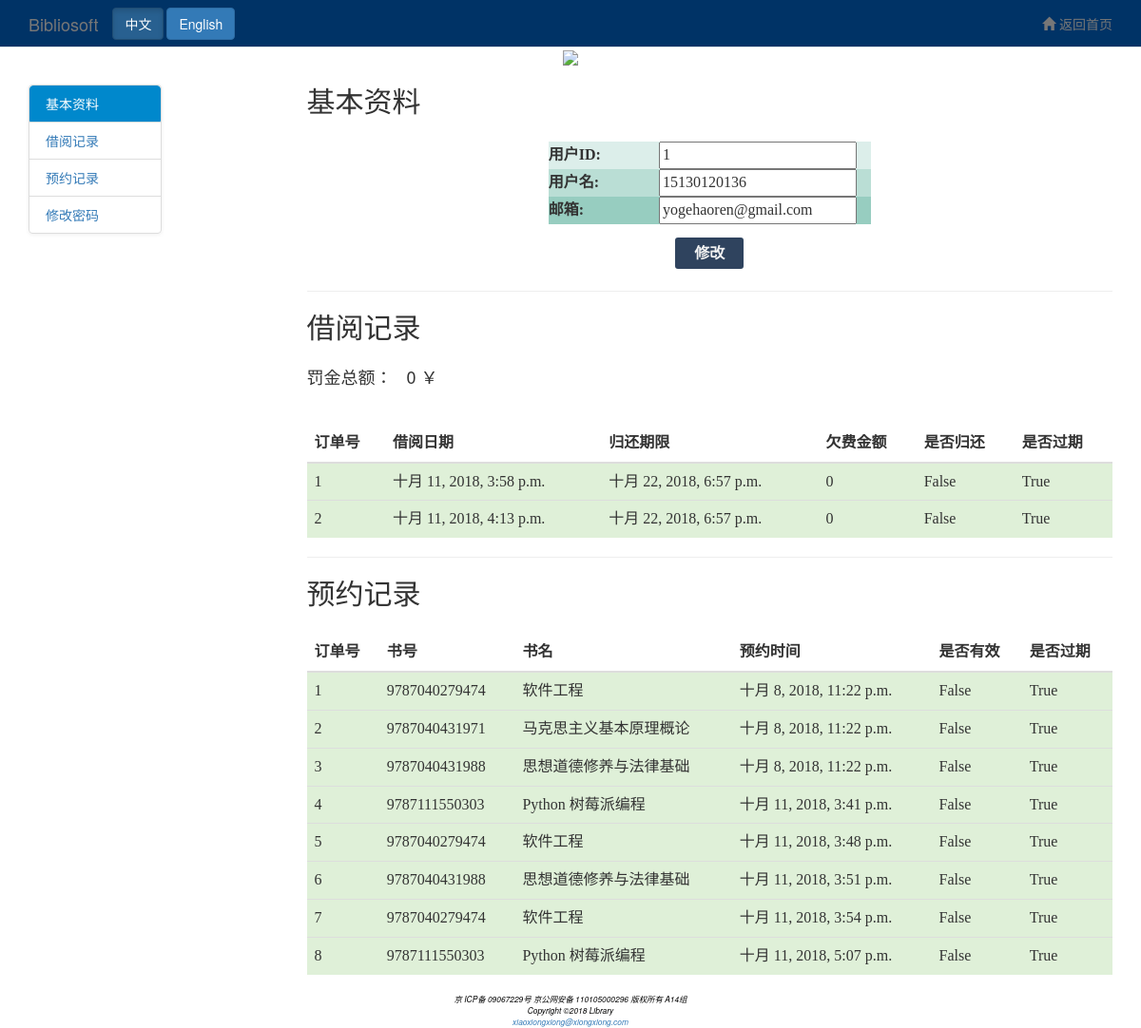
The page /user_message/ (signed in) on the database as committed earlier.
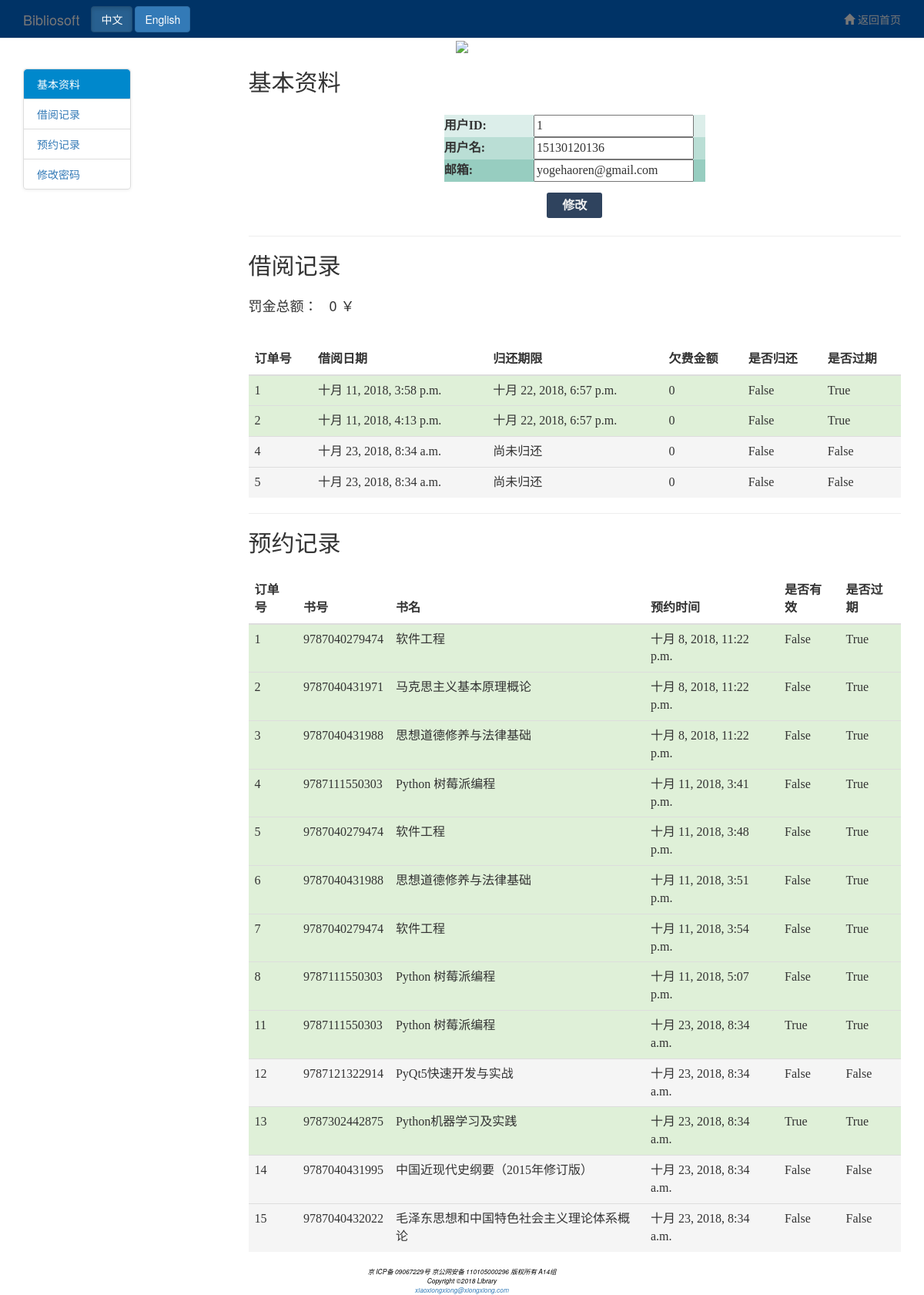
The same page on the database as committed later.
### librarian/models.py (models this page shows, shortened)
class BorrowOrder(models.Model):
    order_id = models.IntegerField(auto_created=True, primary_key=True)
    user = models.ForeignKey(User, related_name="borrow_order_user")
    book = models.ForeignKey(AllBook, related_name="borrow_order_book")
    borrow_time = models.DateTimeField(null=False)
    debt = models.IntegerField(default=0)
    return_time = models.DateTimeField(null=True)
    is_return = models.BooleanField(null=False)
    expire = models.BooleanField(default=False)
    last_count_time = models.DateTimeField(null=True)

class ReserveOrder(models.Model):
    order_id = models.IntegerField(primary_key=True)
    user = models.ForeignKey(User, related_name="reserve_order_user")
    book = models.ForeignKey(AllBook, related_name="reserve_order_book")
    isbn = models.ForeignKey(Book, related_name="reserve_order_isbn")
    borrow_time = models.DateTimeField(null=False)
    successful = models.BooleanField(null=False)
    expire = models.BooleanField(default=False)

class AllBook(models.Model):
    book_id = models.IntegerField(auto_created=True, primary_key=True)
    is_available = models.BooleanField(null=False, default=True)
    isbn = models.ForeignKey(Book, related_name="all_book_isbn")

class Book(models.Model):
    author = models.CharField(max_length=50)
    isbn = models.IntegerField(primary_key=True)
    total_num = models.IntegerField(null=False)
    available_num = models.IntegerField(null=False)
    book_name = models.CharField(max_length=100, null=False)
    type = models.CharField(max_length=20, null=False)
    place = models.CharField(max_length=50, null=False)
    image_url = models.CharField(max_length=100, default='None')
    price = models.CharField(max_length=100, default='100')

### reader/views.py (the view)
# urls.py: url(r'^user_message/$', reader_views.user_message, name="user_message"),
def user_message(request):
    username = request.session.get('username', "None")
    if username == "None":
        return HttpResponseRedirect(reverse("login"))
    try:
        user = User.objects.get(user_name=username)
        if user:
            borrow_order_list = BorrowOrder.objects.filter(user_id=user.user_id)
            reserve_order_list = ReserveOrder.objects.filter(user_id=user.user_id, )
            all_fine = 0
            for borrow_order in borrow_order_list:
                all_fine += borrow_order.debt
            return render(request, 'user_message.html', {'user_id': user.user_id,
                                                         'user_email': user.email,
                                                         'user_name': user.user_name,
                                                         'reserve_order_list': reserve_order_list,
                                                         'borrow_order_list': borrow_order_list,
                                                         'all_fine': all_fine
                                                         }
                          )
        else:
            return HttpResponseRedirect(reverse("login"))
    except:
        return HttpResponseRedirect(reverse("login"))

### reader/templates/user_message.html (shortened to what the changed rows need)
<!DOCTYPE html>
<html>
<head>
{% load i18n %}
    {% load static %}
    <link href="{% static 'css/bootstrap.min.css' %}" rel="stylesheet">
    <link href="{% static 'font/css/font-awesome.min.css' %}" rel="stylesheet">
</head>
<body data-spy="scroll" data-target="#myScrollspy">
<div class="container">
    <div class="row">
        <div class="col-xs-9 ">
            <h2 id="section-1" style="display:block; height:50px; width:350px">{% trans '基本资料' %}</h2>
	<form id="profile" class="setting-profile-form" method="POST" action=" ">
	 <table align="center"   width="40%" id="tab" >
         <tr class="t1"> <th width="30%" align="right">{% trans '用户ID' %}:</th> <td class="line30" align="center"><input align="center" type="text" value="{{ user_id  }}" name="user_id" placeholder="用户id" readonly /></td>
         <tr class="t2"> <th width="25%" align="right">{% trans '用户名' %}:</th> <td class="line30" align="center"><input  align="center" type="text" value="{{ user_name }}" name="user_name" id="user_name" placeholder="用户名" /></td>
         <tr class="t3"><th width="25%" align="right">{% trans '邮箱' %}:</th> <td class="line30" align="center"><input type="email" name="email" value="{{ user_email }}"  id="email" placeholder="邮箱"  /></td>
		</table>
    </form>
            <h2 id="section-2" style="display:block; height:50px; width:400px">{% trans  '借阅记录' %}</h2>
<table align="center" id="tab" width="300px"  class="table table-striped">
	<thead>
		<tr >
			<th align="center">{% trans '订单号' %}</th>
			<th align="center">{% trans '借阅日期' %}</th>
			<th align="center">{% trans '归还期限' %}</th>
			<th align="center">{% trans '欠费金额' %}</th>
			<th align="center">{%  trans '是否归还' %}</th>
            <th align="center">{%  trans '是否过期' %}</th>
		</tr>
	</thead>
	<tbody >
    {% for borrow_order in borrow_order_list %}
        {% if borrow_order.expire %}
        <tr class="success">
        {% else %}
        <tr class="active">
        {% endif %}
        <td >{{ borrow_order.order_id }}</td>
        <td >{{ borrow_order.borrow_time }}</td>
        {% if borrow_order.return_time == None %}
            <td>{% trans '尚未归还' %}</td>
        {% else %}
            <td>{{ borrow_order.return_time }}</td>
        {% endif %}
        <td >{{ borrow_order.debt }}</td>
        <td >{{ borrow_order.is_return }}</td>
        <td >{{ borrow_order.expire }}</td>
    {% endfor %}
	</tbody>
</table>
            <h2 id="section-3" style="display:block; height:50px; width:400px">{% trans '预约记录' %}</h2>
<table align="center" id="tab" width="300px"  class="table table-striped">
	<thead>
		<tr >
            <th align="center">{% trans '订单号' %}</th>
            <th align="center">{% trans '书号' %}</th>
            <th align="center">{% trans '书名' %}</th>
			<th align="center">{% trans '预约时间' %}</th>
			<th align="center">{% trans '是否有效' %}</th>
			<th align="center">{% trans '是否过期' %}</th>
		</tr>
	</thead>
	<tbody >
    {% for reserve_order in reserve_order_list %}
        {% if reserve_order.expire %}
        <tr class="success">
        {% else %}
        <tr class="active">
        {% endif %}
            <td>{{ reserve_order.order_id }}</td>
            <td>{{ reserve_order.book.isbn.isbn }}</td>
			<td >{{ reserve_order.book.isbn.book_name }}</td>
			<td>{{ reserve_order.borrow_time }}</td>
            <td>{{ reserve_order.successful }}</td>
            <td>{{ reserve_order.expire }}</td>
		</tr>
    {% endfor %}
	</tbody>
</table>
        </div>
    </div>
</div>
</body>
</html>

Rows that differ between the two databases and show on the page:
added BorrowOrder: order_id "4", borrow_time "十月 23, 2018, 8:34 a.m.", debt "0", is_return "False", expire "False"
added BorrowOrder: order_id "5", borrow_time "十月 23, 2018, 8:34 a.m.", debt "0", is_return "False", expire "False"
added ReserveOrder: order_id "11", book.isbn.isbn "9787111550303", book.isbn.book_name "Python 树莓派编程", borrow_time "十月 23, 2018, 8:34 a.m.", successful "True", expire "True"
added ReserveOrder: order_id "12", book.isbn.isbn "9787121322914", book.isbn.book_name "PyQt5快速开发与实战", borrow_time "十月 23, 2018, 8:34 a.m.", successful "False", expire "False"
added ReserveOrder: order_id "13", book.isbn.isbn "9787302442875", book.isbn.book_name "Python机器学习及实践", borrow_time "十月 23, 2018, 8:34 a.m.", successful "True", expire "True"
added ReserveOrder: order_id "14", book.isbn.isbn "9787040431995", book.isbn.book_name "中国近现代史纲要（2015年修订版）", borrow_time "十月 23, 2018, 8:34 a.m.", successful "False", expire "False"
added ReserveOrder: order_id "15", book.isbn.isbn "9787040432022", book.isbn.book_name "毛泽东思想和中国特色社会主义理论体系概论", borrow_time "十月 23, 2018, 8:34 a.m.", successful "False", expire "False"
